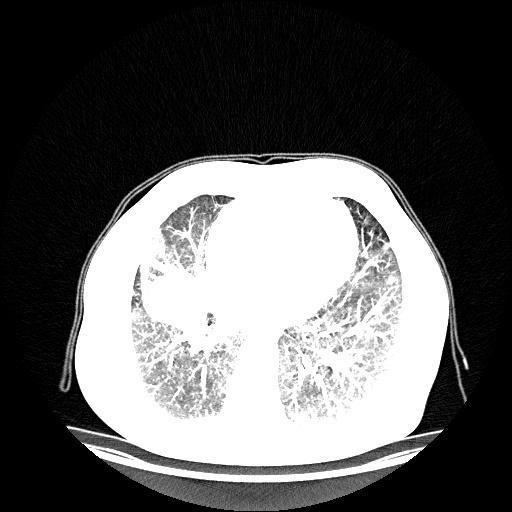
#> input picture ProyectoFinal/pulmon.jpg, 512 x 512 px
$ python detection.py
#> lines starting #> are read from the running program, lines starting #| are printed output that depends on the picture; after the words box and inside, x2 and y2 are one past the last pixel; in counts of white or black regions, pixels touching at a corner belong together

import cv2
import matplotlib.pyplot as plt
import numpy as np
import skimage.segmentation as seg
from skimage.io import imread
import skimage.filters as filters
import skimage.restoration as resto
import skimage.draw as draw
import skimage.color as color
from skimage import exposure
from skimage.segmentation import clear_border
from skimage.morphology import label, closing, square
from skimage.measure import regionprops
from skimage.color import lab2rgb
import matplotlib.patches as mpatches

min = 255
max = 270

#Leemos la imagen
image = cv2.imread('pulmon.jpg',cv2.IMREAD_GRAYSCALE)
#> image is the input picture: shape (512, 512); min 0, max 255, mean 97
imag1 = image.copy()
img = image.copy()


# Calculamos el histograma
hist = cv2.calcHist([image], [0], None, [512], [-512, 512])
#> hist = 512 values, max 99394 at index 256, min 0 at index 0, mean 512


#aplicamos filtros
med = filters.median(image)


# Thresholding using THRESH_TOZERO_OTSU
th6, dst6 = cv2.threshold(med, min, max,cv2.THRESH_OTSU)
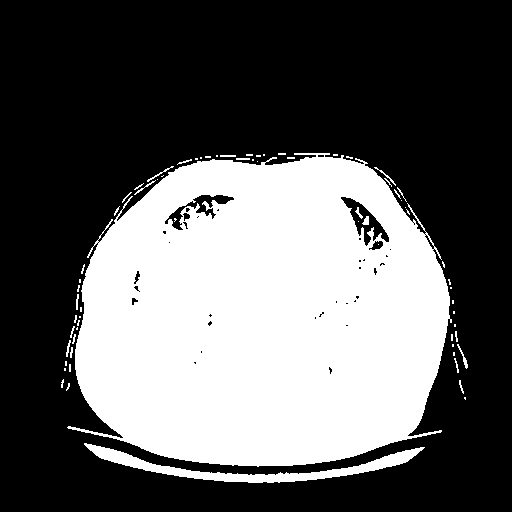
#> dst6: shape (512, 512); 37.5% white; 69 white regions (48 under 20 px)
#> th6 = 125

contours, hierarchy = cv2.findContours(dst6, cv2.RETR_TREE, cv2.CHAIN_APPROX_SIMPLE)
#> contours = 111 contours, 94 with area under 20; largest, box (x1, y1, x2, y2) and area: (67, 153, 452, 467) 95358, (84, 443, 425, 483) 2694, (340, 196, 390, 247) 924, (164, 194, 235, 231) 750, (368, 240, 384, 251) 92
cv2.drawContours(imag1, contours, -1, (200,0,0), 1)
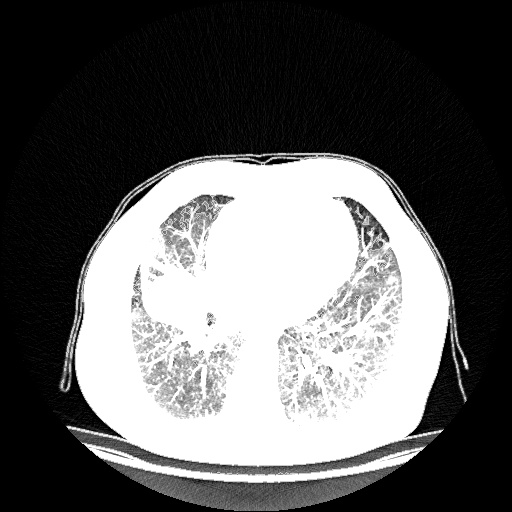
#> imag1: shape (512, 512); 1.55% of pixels changed, all inside (x1, y1, x2, y2) = (61, 153, 468, 483)

#Clear objects connected to the label image border.
img_bin = clear_border(closing(imag1 >200, square(20)))
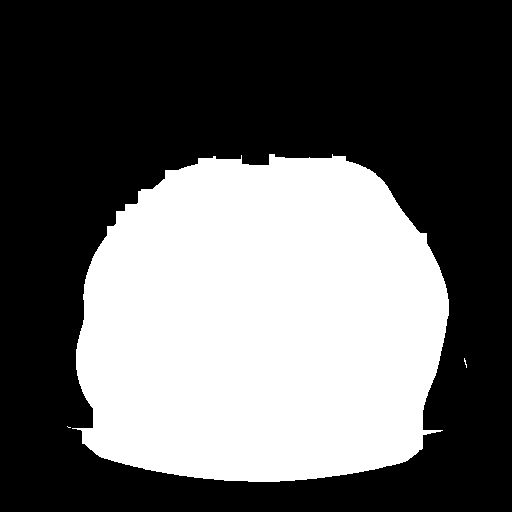
#> img_bin: shape (512, 512) bool; 38.9% white; 3 white regions (2 under 20 px)


#etiqueta los objetos
labels = label(img_bin)
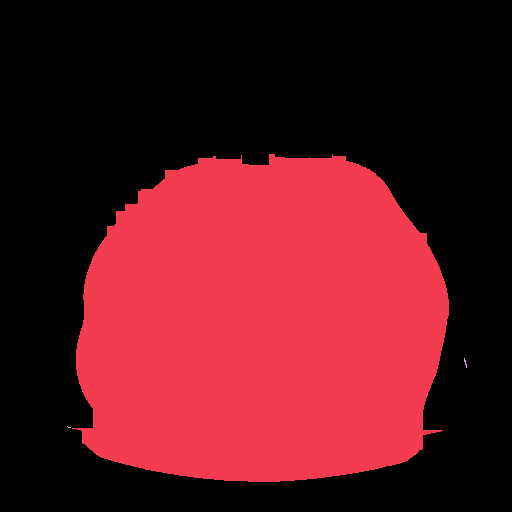
#> labels: shape (512, 512) int32; 4 distinct labels, from 0 to 3; one colour per label, 0 black


plt.subplot(2,3,1)
plt.imshow(image,cmap='gray')
obj_ttl=plt.title('Original Image')
plt.setp(obj_ttl,color='b')
plt.axis("off")

plt.subplot(2,3,2)
plt.plot(hist, color='gray' )
obj_xl=plt.xlabel('Intensidad Iluminacion')
plt.setp(obj_xl,color='g')
obj_yl=plt.ylabel('Numero Pixeles')
plt.setp(obj_yl,color='g')
obj_ttl=plt.title("Histograma")
plt.setp(obj_ttl,color='b')

plt.subplot(2,3,3)
plt.imshow(dst6,cmap='gray')
obj_ttl=plt.title('THRESH_TOZERO_OTSU')
plt.setp(obj_ttl,color='b')
plt.axis("off")

plt.subplot(2,3,4)
plt.imshow(imag1,cmap='gray')
obj_ttl=plt.title('Edge Otsu')
plt.setp(obj_ttl,color='b')
plt.axis("off")

plt.subplot(2,3,5)
plt.imshow(img_bin,cmap='gray')
obj_ttl=plt.title('Closing')
plt.setp(obj_ttl,color='b')
plt.axis("off")

plt.subplot(2,3,6)
plt.imshow(labels,cmap=plt.cm.rainbow)
obj_ttl=plt.title('Label')
plt.setp(obj_ttl,color='b')
plt.axis("off")


plt.show()
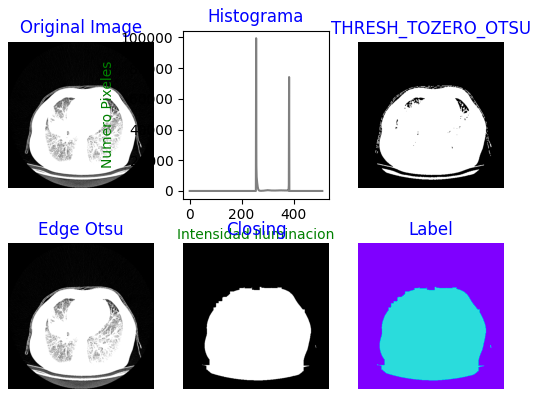
#> figure drawn by matplotlib, 6 panels; panel 2: curve peaks at x = 256, y = 99394


cv2.waitKey(0)
cv2.destroyAllWindows()


### usar las regiones
regions = regionprops(labels)
#> regions = 3 regions; box (x1, y1, x2, y2) and area: (72, 154, 449, 482) 102000, (464, 358, 467, 368) 13, (67, 426, 71, 428) 4
boxes = np.array([label['BoundingBox'] for label in regions if label['Area'] < 50])
#> boxes = [[358, 464, 368, 467], [426, 67, 428, 71]]

print(f"There are {len(boxes)} objetos")
#| There are 2 objetos

fig, ax = plt.subplots(1, 1, figsize=(8, 6))
ax.imshow(img, cmap=plt.cm.gray)
#ax.set_axis_off()

# Get the coordinates of the boxes.
xs = boxes[:, [1, 3]].mean(axis=1)
#> xs = [465.5, 69]
ys = boxes[:, [0, 2]].mean(axis=1)
#> ys = [363, 427]

# We reorder the boxes by increasing
# column first, and row second.
for row in range(4):
    # We select the coins in each of the four rows.
    if row < 3:
        ind = ((ys[6 * row] <= ys) &
#> (the run stopped early here; a loop or call above may not have finished)
